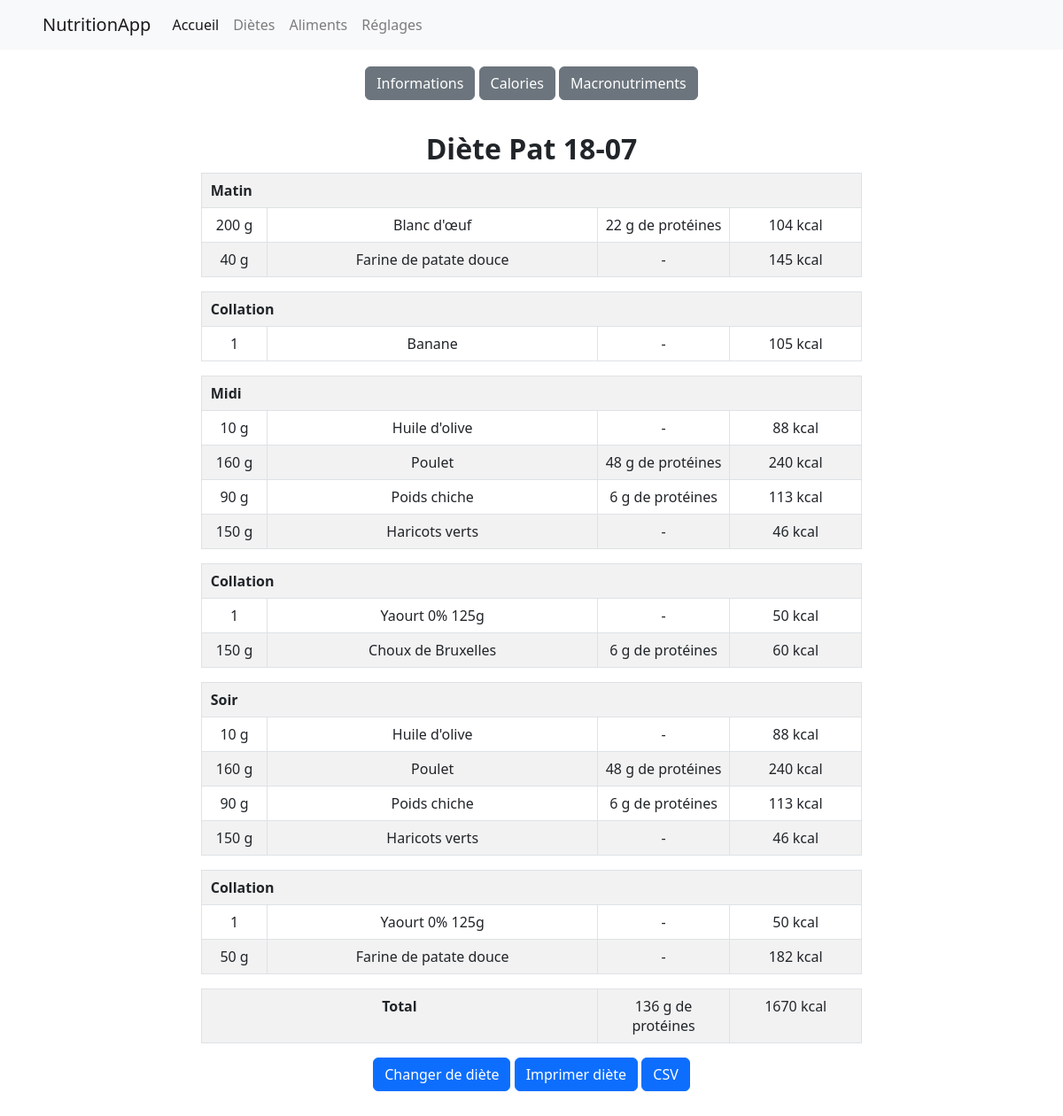
The page / on the database its author committed.
### models.py (models this page shows)
class diete(db.Model):
    id = db.Column(db.Integer, primary_key=True)
    titre_diete = db.Column(db.String(255), nullable=True) # nom de la diete
    createur = db.Column(db.Integer, db.ForeignKey('utilisateur.id'), nullable=True)
    date = db.Column(db.Date, nullable=True)
    createur_obj = db.relationship('utilisateur', backref=db.backref('dietes'), foreign_keys=[createur])
    def portions_associees(self):
        return portion.query.filter(portion.diete == self.id).order_by(portion.label_portion).all()
    def total_kcal(self):
        return sum([portion.kcal_portion() for portion in self.portions_associees()])
    def total_proteines(self):
        return sum([portion.proteines_portion() for portion in self.portions_associees()])

class portion(db.Model):
    id = db.Column(db.Integer, primary_key=True)
    diete = db.Column(db.Integer, db.ForeignKey('diete.id'))
    aliment = db.Column(db.Integer, db.ForeignKey('aliment.id'))
    nombre = db.Column(db.Integer, nullable=False, server_default='0') # qtt en g ou nb de portions
    label_portion = db.Column(db.Integer, nullable=False, server_default='0') # 1=matin, 2=collation matin, 3=midi, 4=collation aprem, 5=soir, 6=collation soir
    diete_obj = db.relationship('diete', backref=db.backref('portions'))
    aliment_obj = db.relationship('aliment', backref=db.backref('portions'))
    def unite(self):
        return self.aliment_obj.unite
    def proteines_portion(self):
        if self.unite():
            return round(self.aliment_obj.proteines * self.nombre)
        else:
            return round(self.aliment_obj.proteines * self.nombre * 0.01)
    def kcal_portion(self):
        if self.unite():
            return round(self.aliment_obj.kcal * self.nombre)
        else:
            return round(self.aliment_obj.kcal * self.nombre * 0.01)

class aliment(db.Model):
    id = db.Column(db.Integer, primary_key=True)
    titre = db.Column(db.String(255), nullable=True)
    kcal = db.Column(db.Integer, nullable=True)
    proteines = db.Column(db.Integer, nullable=True)
    glucides = db.Column(db.Integer, nullable=True)
    lipides = db.Column(db.Integer, nullable=True)
    categorie = db.Column(db.String(255), nullable=True) # légume, fruit, féculent...
    photo = db.Column(db.String(255), nullable=True)
    description = db.Column(db.String(255), nullable=True)
    unite = db.Column(db.Boolean, nullable=True)

### app.py (the view)
@app.route('/')
def accueil():
    utilisateur_courrant = utilisateur.query.filter_by(id=1).first()
    diet = diete.query.get(utilisateur_courrant.diete)
    return render_template('accueil.html', utilisateur=utilisateur_courrant, diete=diet)

### templates/accueil.html (shortened to what this page needs)
{% extends 'base.html' %}
{% set page = 'accueil' %}
{% block content %}
<link rel="stylesheet" href="{{ url_for('static', filename='css/pages.css') }}">
<div class="info_user">
  <p class="text-center">
    <button class="btn btn-secondary" type="button" data-toggle="collapse" data-target="#multiCollapseExample1" aria-expanded="false" aria-controls="multiCollapseExample1">Informations</button>
    <button class="btn btn-secondary" type="button" data-toggle="collapse" data-target="#multiCollapseExample2" aria-expanded="false" aria-controls="multiCollapseExample2">Calories</button>
    <button class="btn btn-secondary" type="button" data-toggle="collapse" data-target="#multiCollapseExample3" aria-expanded="false" aria-controls="multiCollapseExample3">Macronutriments</button>
  </p>
  <div class="row">
    <div class="col">
    </div>
    <div class="col">
    </div>
    <div class="col">
    </div>
  </div>
</div>
{% set navbar_included = true %}
{% include 'display_diete.html' %}
  <div class="btn_changer_imprimer">
    <div class="d-flex justify-content-center">
      <div class="section text-center">
        <a href="{{ url_for('changer_diete',id_utilisateur=utilisateur.id) }}" class="btn btn-primary">Changer de diète</a>
        <a href="{{ url_for('print_diete_pdf',id_diete=diete.id) }}" class="btn btn-primary">Imprimer diète</a>
        <a href="{{ url_for('export_csv',id_diete=diete.id) }}" class="btn btn-primary">CSV</a>
      </div>
    </div>
  </div>
{% endblock %}

### templates/display_diete.html (shortened to what this page needs)
{% extends 'base.html' %}
{% if not navbar_included %}
    {% set navbar_included = true %}
{% endif %}
{% block content %}
<link rel="stylesheet" href="{{ url_for('static', filename='css/pages.css') }}">
<div class="content">
        <h2 class="text-center"><b>{{ diete.titre_diete }}</b></h2>
        {% set current_label = [] %}
        {% for portion in diete.portions_associees() %}
            {% if current_label[-1] != portion.label_portion %}
                    <table class="table table-striped table-bordered full-width-table">
                        {% do current_label.append(portion.label_portion) %}
                            <tr>
                                <th colspan="4" style="padding-left: 10px;">
                                    {% if current_label[-1] == 1 %}
                                        Matin
                                    {% elif current_label[-1] == 3 %}
                                        Midi
                                    {% elif current_label[-1] == 5 %}
                                        Soir
                                    {% else %}
                                        Collation
                                    {% endif %}
                                </th>
                            </tr>
                {% endif %}
                        <tr class="text-center">
                            {% if portion.aliment_obj.unite == 1 %}
                                    <td style="width: 10%">{{ portion.nombre }}</td>
                                    <td style="width: 50%">{{ portion.aliment_obj.titre }}</td>
                                {% else %}
                                    <td style="width: 10%">{{ portion.nombre }} g</td>
                                    <td style="width: 50%">{{ portion.aliment_obj.titre }}</td>
                                {% endif %}
                                {% if portion.proteines_portion() > 0 %}
                                <td style="width: 20%">{{ portion.proteines_portion() }} g de protéines</td>
                                {% else %}
                                <td style="width: 20%">-</td>
                                {% endif %}
                                <td style="width: 20%">{{ portion.kcal_portion() }} kcal</td>
                        </tr>
        {% endfor %}
        <table class="table table-striped table-bordered">
            <tr class="text-center">
                <th colspan="2" style="width: 60%;">Total</th>
                <td style="width: 20%;">{{ diete.total_proteines()|round|int }} g de protéines</td>
                <td style="width: 20%;">{{ diete.total_kcal()|round|int }} kcal</td>
            </tr>
        </table>
</div>
{% endblock %}

### static/css/base.css (style rules this page uses)
html { font-family: 'Roboto', sans-serif; font-size: 16px; line-height: 1.5; color: #333; background-color: #fff; }

### static/css/pages.css (style rules this page uses)
.content { padding: 0cm 6cm 0cm 6cm; }
.info_user { padding: 0.5cm 6cm 0.5cm 6cm; }
.table td { text-align: center; }
.btn_changer_imprimer { padding-bottom: 2cm; }

### rows shown on the page
diete: titre_diete "Diète Pat 18-07"
portion: label_portion "Matin", nombre "200", aliment_obj.titre "Blanc d'œuf", proteines_portion "22", kcal_portion "104"
portion: nombre "40", aliment_obj.titre "Farine de patate douce", kcal_portion "145"
portion: label_portion "Collation", nombre "1", aliment_obj.titre "Banane", kcal_portion "105"
portion: label_portion "Midi", nombre "10", aliment_obj.titre "Huile d'olive", kcal_portion "88"
portion: nombre "160", aliment_obj.titre "Poulet", proteines_portion "48", kcal_portion "240"
portion: nombre "90", aliment_obj.titre "Poids chiche", proteines_portion "6", kcal_portion "113"
portion: nombre "150", aliment_obj.titre "Haricots verts", kcal_portion "46"
portion: label_portion "Collation", nombre "1", aliment_obj.titre "Yaourt 0% 125g", kcal_portion "50"
portion: nombre "150", aliment_obj.titre "Choux de Bruxelles", proteines_portion "6", kcal_portion "60"
portion: label_portion "Soir", nombre "10", aliment_obj.titre "Huile d'olive", kcal_portion "88"
portion: nombre "160", aliment_obj.titre "Poulet", proteines_portion "48", kcal_portion "240"
portion: nombre "90", aliment_obj.titre "Poids chiche", proteines_portion "6", kcal_portion "113"
portion: nombre "150", aliment_obj.titre "Haricots verts", kcal_portion "46"
portion: label_portion "Collation", nombre "1", aliment_obj.titre "Yaourt 0% 125g", kcal_portion "50"
portion: nombre "50", aliment_obj.titre "Farine de patate douce", kcal_portion "182"
aliment: total_proteines "136", total_kcal "1670"
